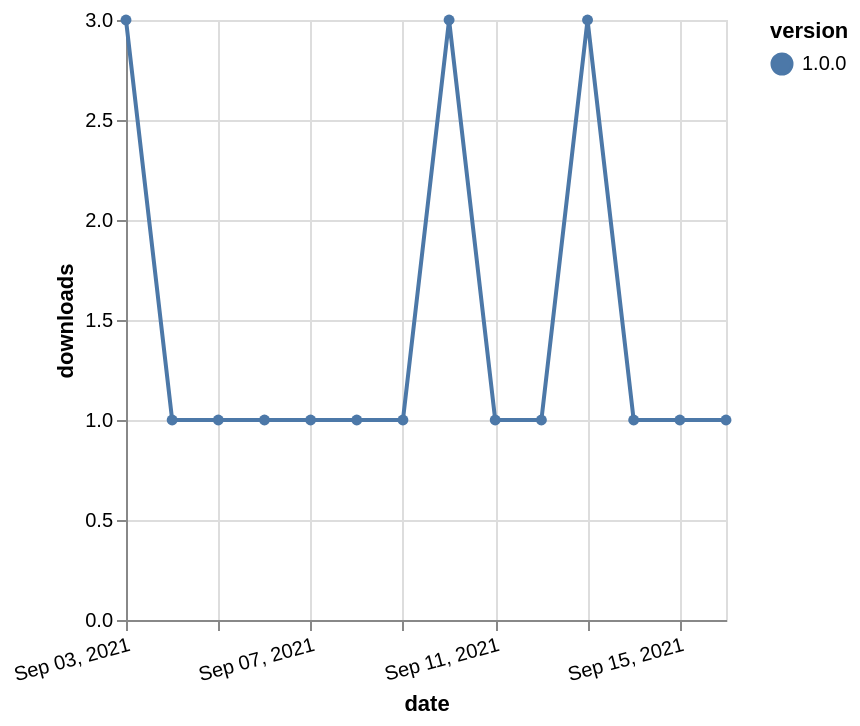

This figure's Vega-Lite source:
### Vega-Lite specification from a JSON file in a GitHub repository (floating-point values rounded to 4 significant figures)
{"$schema": "https://vega.github.io/schema/vega-lite/v5.json", "description": "A simple bar chart with embedded data.", "data": {"values": [{"date": "2021-09-03", "total": 126, "delta": 3, "version": "1.0.0"}, {"date": "2021-09-04", "total": 127, "delta": 1, "version": "1.0.0"}, {"date": "2021-09-05", "total": 128, "delta": 1, "version": "1.0.0"}, {"date": "2021-09-06", "total": 129, "delta": 1, "version": "1.0.0"}, {"date": "2021-09-07", "total": 130, "delta": 1, "version": "1.0.0"}, {"date": "2021-09-08", "total": 131, "delta": 1, "version": "1.0.0"}, {"date": "2021-09-09", "total": 132, "delta": 1, "version": "1.0.0"}, {"date": "2021-09-10", "total": 135, "delta": 3, "version": "1.0.0"}, {"date": "2021-09-11", "total": 136, "delta": 1, "version": "1.0.0"}, {"date": "2021-09-12", "total": 137, "delta": 1, "version": "1.0.0"}, {"date": "2021-09-13", "total": 140, "delta": 3, "version": "1.0.0"}, {"date": "2021-09-14", "total": 141, "delta": 1, "version": "1.0.0"}, {"date": "2021-09-15", "total": 142, "delta": 1, "version": "1.0.0"}, {"date": "2021-09-16", "total": 143, "delta": 1, "version": "1.0.0"}]}, "width": "container", "mark": {"type": "line", "point": {"filled": true}}, "encoding": {"x": {"field": "date", "type": "temporal", "timeUnit": "yearmonthdate", "title": "date", "axis": {"labelAngle": -15}}, "y": {"field": "delta", "type": "quantitative", "title": "downloads"}, "color": {"field": "version", "type": "nominal"}, "tooltip": {"field": "delta"}}}
